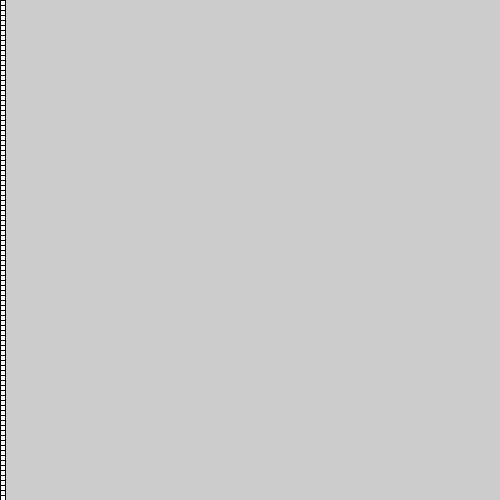
Frame 1 (no input)
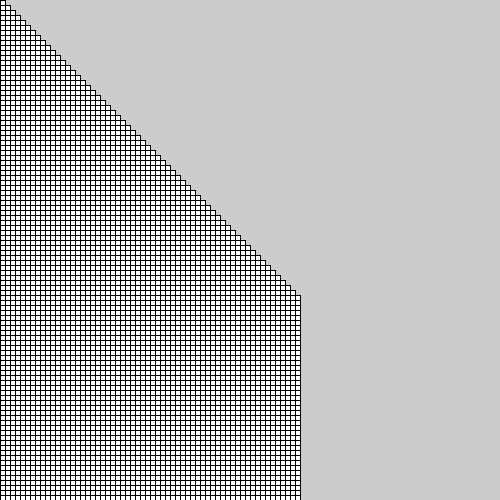
Frame 60 (the mouse pressed at the canvas centre just before this capture)
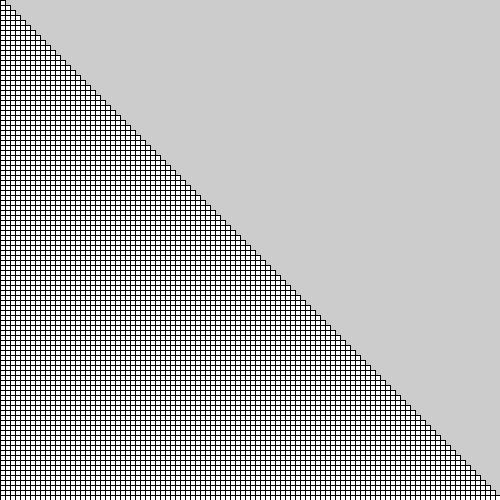
Frame 120 (the mouse held since frame 60 and released just before this capture)

The Processing sketch that drew these frames (run headless with seeded random() and noise(); from frame 60 on, the mouse is pressed at the canvas centre):

// Processing sketch: processing_tutorials
// ── processing_tutorials.pde
int startingX = 0;
int startingY = 0;

void setup() {
  size(500, 500);
}

void draw() {
  for (int y = startingY; y < height; y = y + 5){
    rect(startingX, y, 5, 5);
  }
  
  startingX += 5;
  startingY += 5;
    
}
